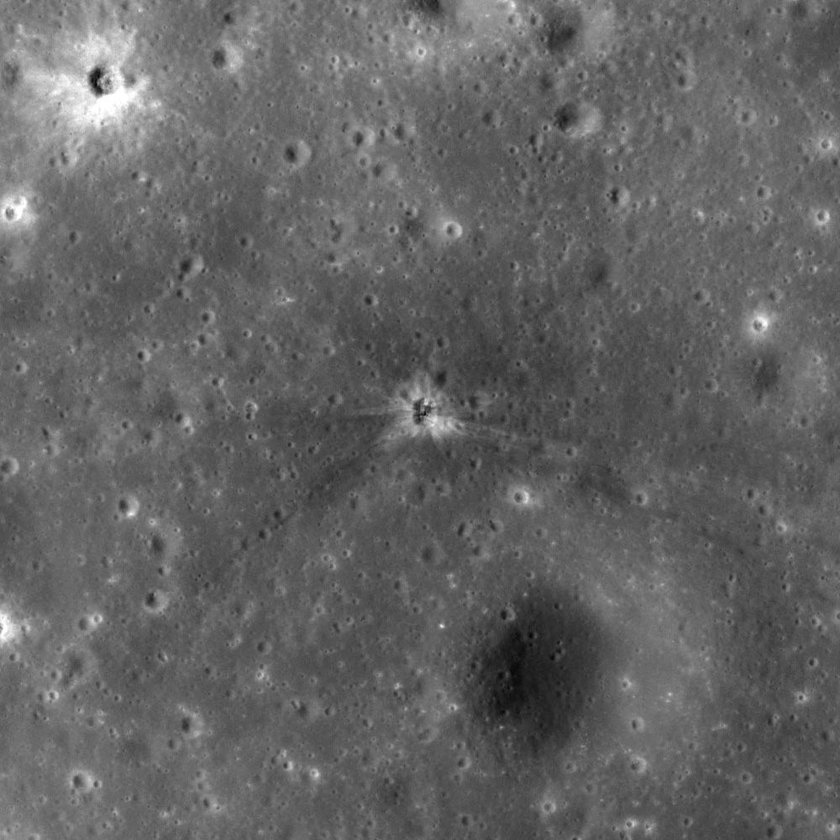
#> input picture pov1.png, 840 x 840 px, shrunk from 1000 x 1000 before the run
$ python main.py
#> lines starting #> are read from the running program, lines starting #| are printed output that depends on the picture
from PIL import Image, ImageDraw
import time
import sys
start_time = time.time()
im1 = Image.open(r"./pov1.png").convert('RGB')
im2 = Image.open(r"./pov2.png").convert('RGB')
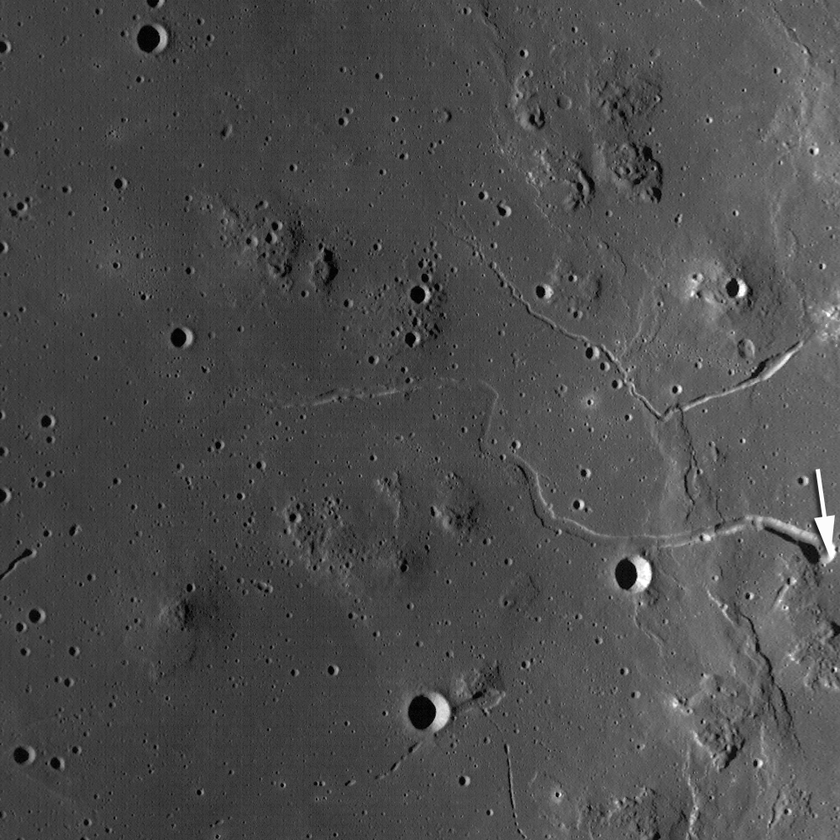
#> input picture pov2.png, 840 x 840 px, shrunk from 1000 x 1000 before the run
im3 = Image.open(r"./pov3.png").convert('RGB')
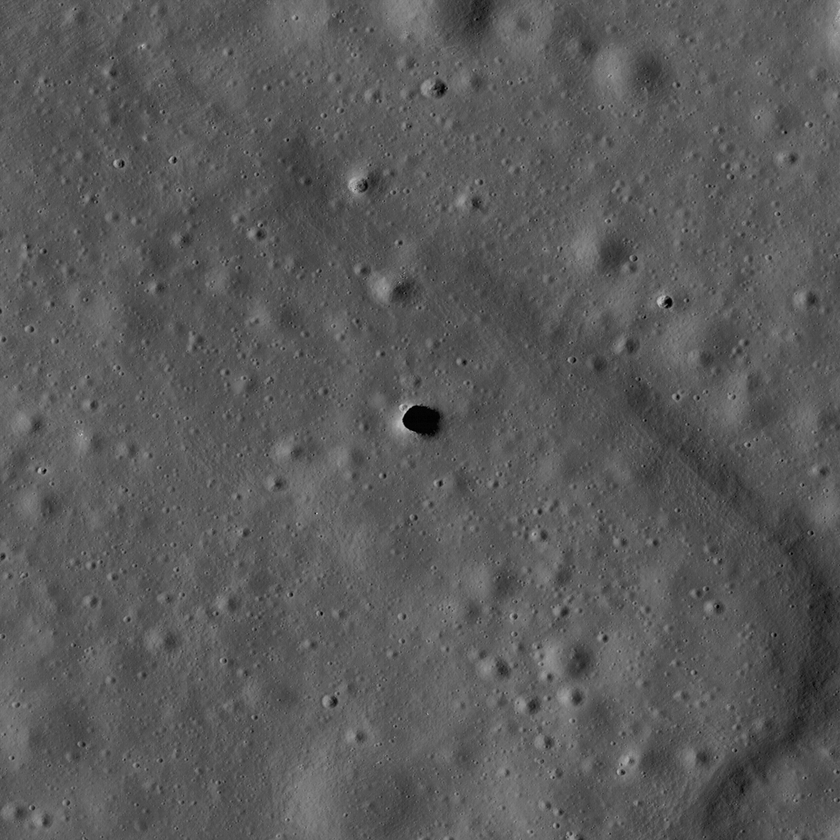
#> input picture pov3.png, 840 x 840 px, shrunk from 1000 x 1000 before the run
im4 = Image.open(r"./pov4.png").convert('RGB')
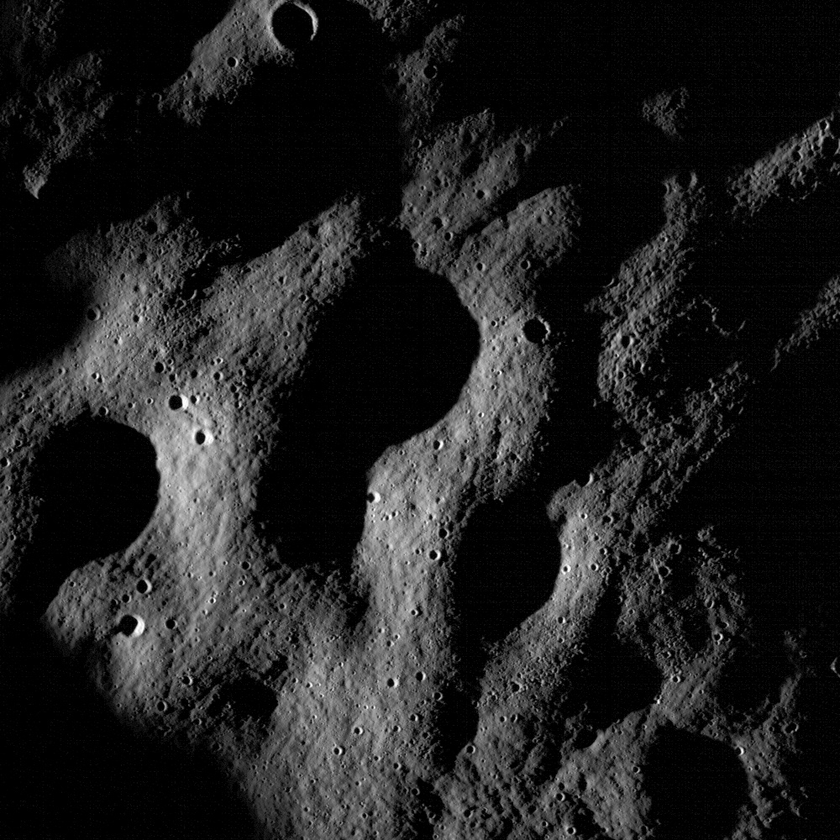
#> input picture pov4.png, 840 x 840 px, shrunk from 1000 x 1000 before the run
#> im4 is the input picture: PIL image 840x840 RGB; min 0, max 255, mean 32.1
im5 = Image.open(r"./pov5.png").convert('RGB')
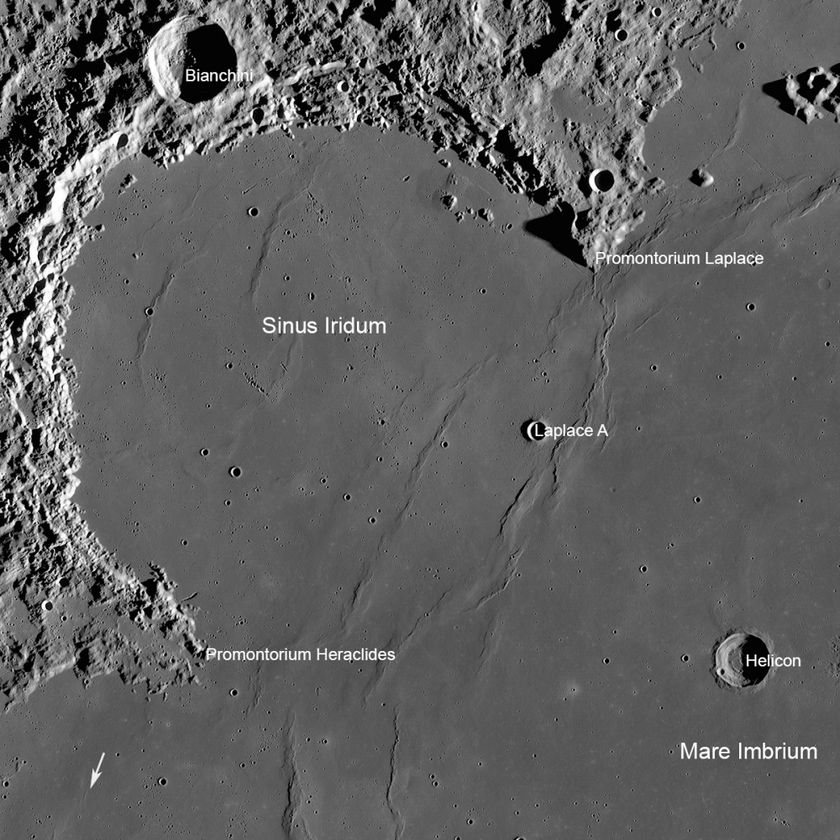
#> input picture pov5.png, 840 x 840 px, shrunk from 1000 x 1000 before the run

class MatrixValues:
    def __init__(self, expectedValue, dispersion, standartDiviation):
        self.expectedValue = expectedValue
        self.dispersion = dispersion
        self.standartDiviation = standartDiviation


def makeMatrixFromPixels(img):
    imgMatrix = []
    left, top, right, bottom = 0, 0, 100, 100
    for i in range(1, 11):
        for j in range(1, 11):
            im2 = img.crop((left, top, right, bottom))
            pixels = list(im2.getdata())
            tmpValue_1 = getExpectedValue(pixels)
            tmpValue_2 = getDispersion(pixels, tmpValue_1)
            imgMatrix.append(MatrixValues(tmpValue_1, tmpValue_2, tmpValue_2 ** 0.5));
            left = img.size[0] - (img.size[0] - j * 100)
            right = left + 100
            bottom = top + 100
        left = 0
        top = img.size[1] - (img.size[1] - i * 100)
        right = left + 100
        bottom = top + 100
    return imgMatrix

def matrixPicker(pixelBrightness):
    tmpResult = -1
    for i in range (len(pixelBrightness)):
        if trueMatrix(pixelBrightness[i]):
            if (tmpResult == -1):
                tmpResult = i
            elif (pixelBrightness[tmpResult].standartDiviation > pixelBrightness[i].standartDiviation):
                tmpResult = i
    return tmpResult


def trueMatrix(obj):
    if ((obj.expectedValue > 127) & (obj.expectedValue < 255)):
        return True
    else:
        return False


def getDispersion(pixelList, expectedValue):
    tmpResult = 0
    for i in range(len(pixelList)):
        tmpResult += (sum(pixelList[i])/3 - expectedValue) ** 2
    return tmpResult/len(pixelList)


def getExpectedValue(pixelList):
    tmpResult=0
    for i in range(len(pixelList)):
        tmpResult+=sum(pixelList[i])/3
    return tmpResult/len(pixelList)

def showMatrix(img):
    imgMatrix = []
    left, top, right, bottom = 0, 0, 100, 100
    for i in range(1, 11):
        for j in range(1, 11):
            im2 = img.crop((left, top, right, bottom));
            pixels = list(im2.getdata())
            imgMatrix.append(pixels);
            left = img.size[0] - (img.size[0] - j * 100)
            right = left + 100
            bottom = top + 100
        left = 0
        top = img.size[1] - (img.size[1] - i * 100)
        right = left + 100
        bottom = top + 100
    return imgMatrix

def makeFileFromObj(objects):
    lst = []
    for i in range(len(brtns)):
        dict = {}
        dict["expectedValue"] = brtns[i].expectedValue
        dict['dispersion'] = brtns[i].dispersion
        dict['standartDiviation'] = brtns[i].standartDiviation
        lst.append(dict)
        with open("data_pov_4.txt", "w") as output:
            output.write(str(lst))

def avgBrightness(mtrx):
    tmpMtrx=[]
    for i in range(len(mtrx)):
        tmpLst = []
        for j in range(len(mtrx[i])):
            tmpLst.append(sum(mtrx[i][j]) / 3)
        tmpMtrx.append(tmpLst)
    with open("data_brts_pov_4.txt", "w") as output:
        output.write(str(tmpMtrx))

finalResult = matrixPicker(makeMatrixFromPixels(im5))
#> after the loop in makeMatrixFromPixels, `for i in range(1, 11):`: imgMatrix = 100 items
#> in matrixPicker, `tmpResult = -1`: tmpResult = -1
#> the loop in matrixPicker, `for i in range (len(pixelBrightness)):` made 100 passes
#> finalResult = -1
print("Время исполнения алгоритма %.5s секунд" % (time.time() - start_time))
size = sys.getsizeof(makeMatrixFromPixels(im5))
#> size = 920
print("Размер используемой памяти: ", size, " Байт")
#| Размер используемой памяти:  920  Байт
print("Номер матрицы (квадрата): ", finalResult)
#| Номер матрицы (квадрата):  -1
print('=================================')
if (finalResult != -1):
    img2 = Image.new('RGB', (100,100))
    img2.putdata(showMatrix(im5)[finalResult])
    shape = [0,0,99,99]
    img2.save("landing_point_at_pov_5.png")
surface = im4
brtns=makeMatrixFromPixels(surface)
#> brtns = 100 items
mtx = showMatrix(surface)
#> mtx = 100 items
makeFileFromObj(brtns)
#> the loop in makeFileFromObj, `for i in range(len(brtns)):` made 100 passes
avgBrightness(mtx)
#> the loop in avgBrightness, `for i in range(len(mtrx)):` made 100 passes
